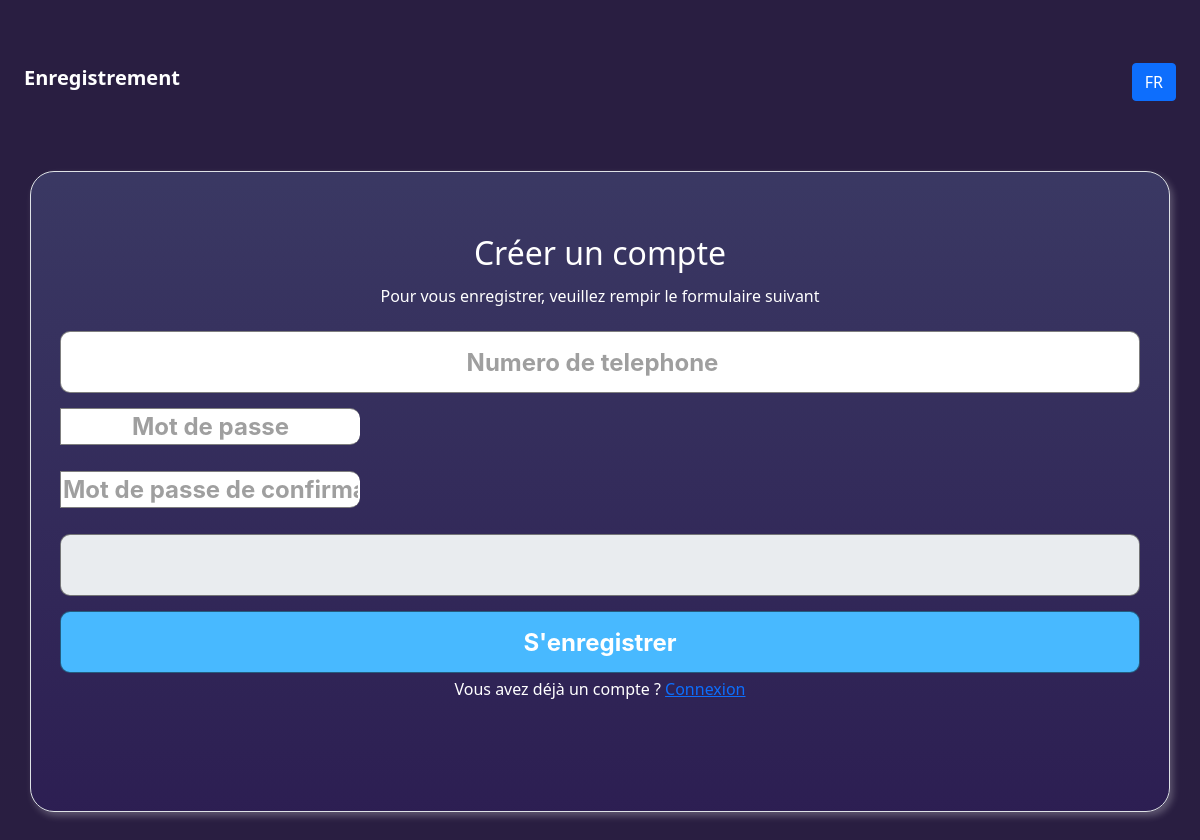
Before: /register.php?p=0 with the older database file.
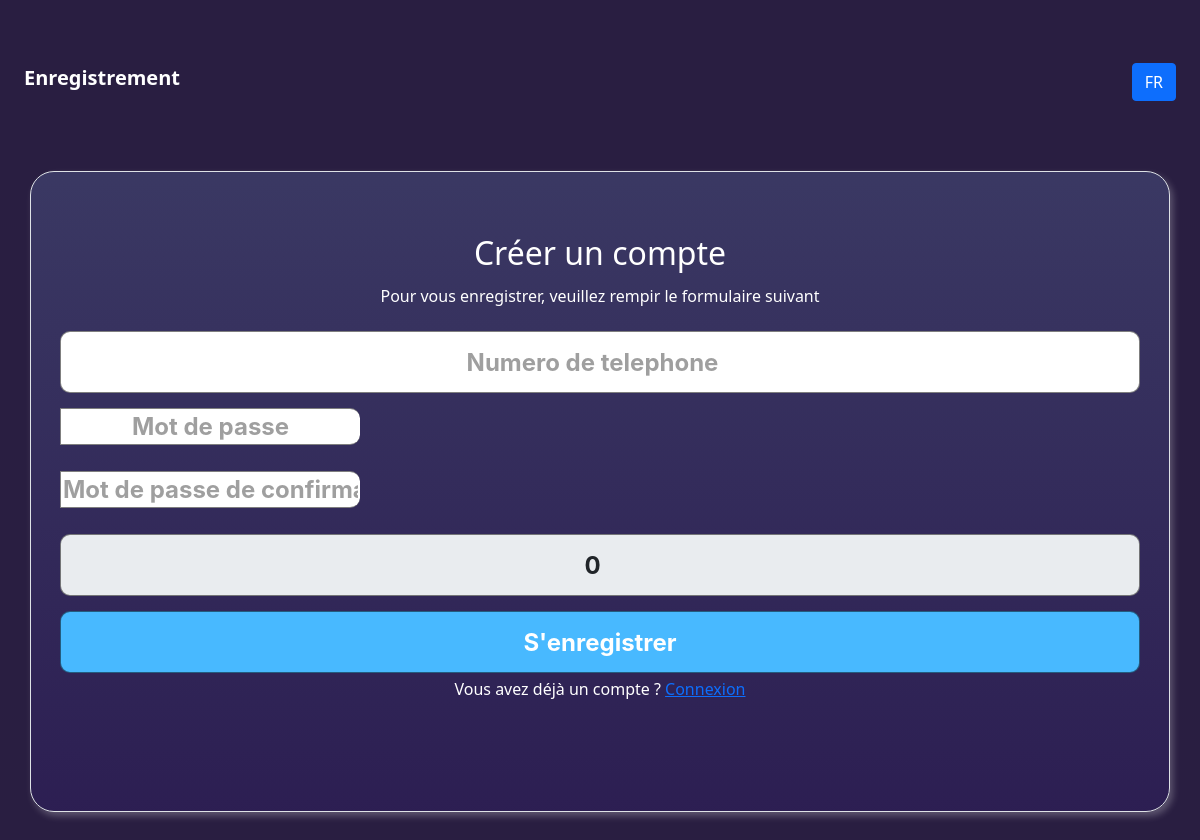
After: the same page with the newer database file.
### tables this page shows
CREATE TABLE `utilisateurs` (
  `id` int(10) UNSIGNED NOT NULL,
  `num_tel` varchar(255) NOT NULL,
  `mots_passe` varchar(255) NOT NULL,
  `nom` varchar(255) DEFAULT NULL,
  `prenom` varchar(255) DEFAULT NULL,
  `num_retrait` varchar(255) DEFAULT NULL,
  `moyen_retrait` varchar(255) DEFAULT NULL,
  `code_parainage` int(11) DEFAULT NULL,
  `code_user` int(11) NOT NULL,
  `solde_user` int(11) NOT NULL DEFAULT 0,
  `type_use` tinyint(1) NOT NULL DEFAULT 1,
  `created_at` timestamp NULL DEFAULT NULL,
  `updated_at` timestamp NULL DEFAULT NULL
);

### register.php (the view, shortened to what this page needs)
<?php
include('Test.php');
if (isset($_GET["p"])) {
  $cle = $_GET["p"];
  $req = $con->query("SELECT * FROM utilisateurs WHERE code_parainage = '".$cle."'");
  $result = $req->fetchAll();
  foreach ($result as $results) {
    $code_parain = $results["code_parainage"];
  }
  $champ = "<div class='form-group'><input type='number' class='inputtext1 form-control' name='name' value='".$code_parain."' readonly></div>";
}
?>
<!DOCTYPE html>
<html lang="en">
<head>
    <link rel="stylesheet" href="css/bootstrap.min.css">
    <link rel="stylesheet" href="css/register.css">
    <link rel="stylesheet" href="css/Compte.css">
    <link href="https://cdn.jsdelivr.net/npm/bootstrap@5.3.2/dist/css/bootstrap.min.css" rel="stylesheet">
    <link href="https://cdn.jsdelivr.net/npm/bootstrap@5.0.2/dist/css/bootstrap.min.css" rel="stylesheet">
    <link rel="stylesheet" href="css/style.css">
</head>
<body class="mt-5 mb-5">
<div class="container-fluid ">
<span class="w ">Enregistrement</span>
<button type="button" class="btn btn-primary">FR</button>
</div>
<section  class="mt-5 container d-flex justify-content-center mb-5">
<div class="">
<div class="card mb-5 border  carddim">
  <div class=" ">
    <div class="d-flex justify-content-center card-body">
      <form action="" class="form-data formaction mb-5 mt-3 text-center" method="post">
          <h2 class="w">Créer un compte</h2><br>
          <p class="t">Pour vous enregistrer, veuillez rempir le formulaire suivant</p><br><br>
          <div class="d-flex">
            <input class="inputtext1"  type="number" name="num_tel" id="in1" placeholder="Numero de telephone" ><br><br>
          </div>
          <div class="d-flex">
            <input class="inputtext1"  type="password" name="mots_passe" id="" placeholder="Mot de passe" ><br><br>
          </div>
          <div class="d-flex">
            <input class="inputtext1"  type="password" name="mots_passe_confirme" id="" placeholder="Mot de passe de confirmation" ><br><br>
          </div>
          <?php if (isset($champ)): ?>
          <?= $champ; ?>
          <?php
          elseif (!isset($champ)): ?>
            <div class="d-flex">
              <input class="inputtext1"  type="number" name="code_parainage" id="" placeholder="Code de parainage" value="0"><br><br>
            </div>
          <?php endif; ?>
            <input class="btnsReg" type="submit" value="S'enregistrer" name="inscrire" class=""><br><br>
          <div class="footer"><p class="w">Vous avez déjà un compte ? <a href="login.php">Connexion</a></p></div>
      </form>
    </div>
  </div>
</div>
</div>
</section>
</body>
</html>

### css/register.css (style rules this page uses)
body { background-color: #291E41; font-family: 'Times New Roman', Times, serif; margin: 20px; }
h2 { font-weight: bold; }
::placeholder { font-weight: bold; text-align: center; color: rgb(91, 90, 90); }
.btn { float: right; }
span { font-size: 20px; font-weight: bold; }
.w { color: white; }
.t { color: white; margin-bottom: -40px; margin-top: -20px; }
input[type="password"] { width: 300px; height: 37px; outline: none; border-right: none; border-radius: 0px 10px 10px 0px; }
a { color: rgb(0, 4, 255); font-weight: 1800; }
.footer { margin-top: -20px; }

### css/Compte.css (style rules this page uses)
body { background-color: #291E41; font-family: 'Times New Roman', Times, serif; color: white; margin: 20px; }

### css/style.css (style rules this page uses)
body { background-color: #291E41; }
* { margin-top: 15px; margin-bottom: 15px; }
.card { border-radius: 24px; border: 1px solid #3B1FAC; background: linear-gradient(180deg, rgba(109, 137, 200, 0.25) 0%, rgba(54, 34, 133, 0.25) 100%); background-blend-mode: plus-lighter; box-shadow: 3px 4px 7px 0px rgba(255, 255, 255, 0.25); }
.btnsReg { border-radius: 10px; border: 1px solid rgba(0, 0, 0, 0.50); background: #48B9FF; width: 90vw; height: 61.967px; flex-shrink: 0; color: #FFF; font-family: Inter; font-size: 24px; font-style: normal; font-weight: 700; line-height: normal; }
.carddim { width: 95vw; border-color: #48B9FF ; }
.formaction { width: 90vw; border-radius: 30px; }
.inputtext1 { border-radius: 10px; border: 1px solid rgba(0, 0, 0, 0.50); background: #FFF; width: 100%; height: 61.967px; flex-shrink: 0; font-family: Inter; font-size: 24px; font-style: normal; font-weight: 700; line-height: normal; text-align: center; }
.inputtext1::placeholder { color: #9F9F9F; font-family: Inter; font-size: 24px; font-style: normal; font-weight: 700; line-height: normal; }

Changed rows visible on the page:
added utilisateurs: name "0"
